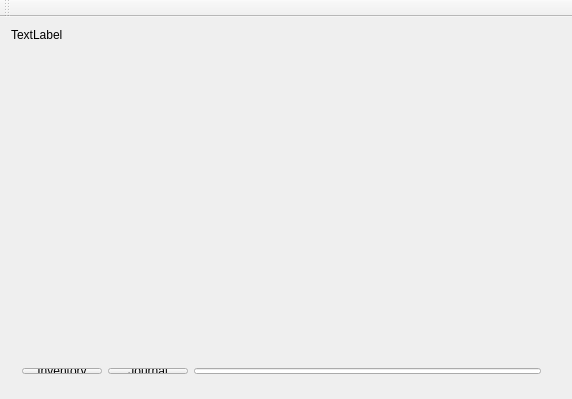
<?xml version="1.0" encoding="UTF-8"?>
<ui version="4.0">
 <class>MainWindow</class>
 <widget class="QMainWindow" name="MainWindow">
  <property name="geometry">
   <rect>
    <x>0</x>
    <y>0</y>
    <width>572</width>
    <height>399</height>
   </rect>
  </property>
  <property name="windowTitle">
   <string>MainWindow</string>
  </property>
  <widget class="QWidget" name="centralWidget">
   <widget class="QLabel" name="label">
    <property name="geometry">
     <rect>
      <x>11</x>
      <y>11</y>
      <width>541</width>
      <height>251</height>
     </rect>
    </property>
    <property name="text">
     <string>TextLabel</string>
    </property>
    <property name="alignment">
     <set>Qt::AlignLeading|Qt::AlignLeft|Qt::AlignTop</set>
    </property>
    <property name="wordWrap">
     <bool>true</bool>
    </property>
   </widget>
   <widget class="QWidget" name="layoutWidget">
    <property name="geometry">
     <rect>
      <x>11</x>
      <y>340</y>
      <width>541</width>
      <height>28</height>
     </rect>
    </property>
    <layout class="QHBoxLayout" name="horizontalLayout">
     <item>
      <widget class="QPushButton" name="pushButton">
       <property name="text">
        <string>Inventory</string>
       </property>
      </widget>
     </item>
     <item>
      <widget class="QPushButton" name="pushButton_2">
       <property name="text">
        <string>Journal</string>
       </property>
      </widget>
     </item>
     <item>
      <widget class="QLineEdit" name="lineEdit"/>
     </item>
    </layout>
   </widget>
  </widget>
  <widget class="QMenuBar" name="menuBar">
   <property name="geometry">
    <rect>
     <x>0</x>
     <y>0</y>
     <width>572</width>
     <height>22</height>
    </rect>
   </property>
  </widget>
  <widget class="QToolBar" name="mainToolBar">
   <attribute name="toolBarArea">
    <enum>TopToolBarArea</enum>
   </attribute>
   <attribute name="toolBarBreak">
    <bool>false</bool>
   </attribute>
  </widget>
 </widget>
 <layoutdefault spacing="6" margin="11"/>
 <resources/>
 <connections/>
</ui>
